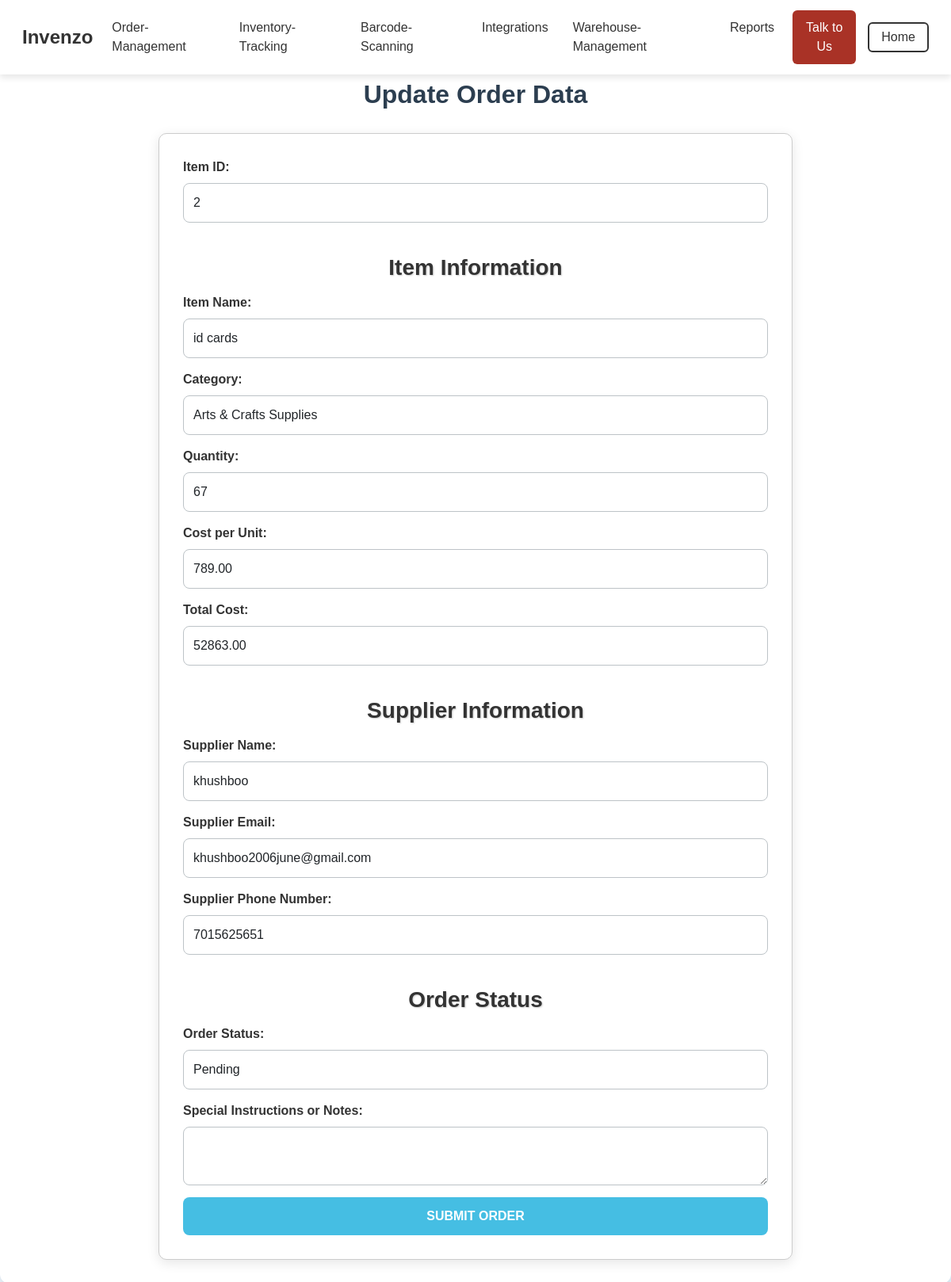
The page /update-item/2/ (signed in) on the database its author committed.
### main/models.py (models this page shows, shortened)
class Order(models.Model):
    user = models.ForeignKey(User, on_delete=models.CASCADE, null=True)
    item_id = models.IntegerField()
    item_name = models.CharField(max_length=255)
    item_category = models.CharField(max_length=255)
    quantity = models.PositiveIntegerField()
    cost_per_unit = models.DecimalField(max_digits=10, decimal_places=2)
    total_cost = models.DecimalField(max_digits=10, decimal_places=2)
    supplier_name = models.CharField(max_length=255)
    supplier_email = models.EmailField()
    supplier_phone = models.CharField(max_length=20)
    order_status = models.CharField(max_length=50, choices=[
        ('pending', 'Pending'),
        ('processing', 'Processing'),
        ('shipped', 'Shipped'),
        ('delivered', 'Delivered'),
    ])
    notes = models.TextField(blank=True)

### main/views.py (the view)
# urls.py: path('update-item/<item_id>/',update_item, name='update_item'),
def update_item(request, item_id):
    user = get_logged_in_user(request)
    if not user:
        return redirect('login')
    item = get_object_or_404(Order, id=item_id, user=user)
    if request.method == 'POST':
        form = OrderForm(request.POST, instance=item)
        if form.is_valid():
            form.save()
            return redirect('inventory_tracking')
    else:
        form = OrderForm(instance=item)
    return render(request, 'update_order.html', {'form': form, 'item': item, 'categories': CATEGORIES})

### main/forms.py
class OrderForm(forms.ModelForm):
    class Meta:
        model = Order
        fields =['item_id','item_name','item_category','quantity','cost_per_unit','total_cost','supplier_name','supplier_email','supplier_phone','order_status','notes']

### main/views.py (called while the page is built)
def get_logged_in_user(request):
    user_id = request.session.get('user_id')
    if not user_id:
        return None
    try:
        return User.objects.get(id=user_id)
    except User.DoesNotExist:
        return None

### main/templates/update_order.html (shortened to what this page needs)
{% load static %}
<!DOCTYPE html>
<html lang="en">
<head>
    <link href="https://cdn.jsdelivr.net/npm/bootstrap@5.3.0/dist/css/bootstrap.min.css" rel="stylesheet">
    <link rel="stylesheet" href="{% static 'css/styles.css' %}">
    <link rel="stylesheet" href="{% static 'css/order_management.css' %}">
</head>
</head>
<body>
    <nav class="navbar navbar-expand-lg navbar-light bg-white">
        <div class="container-fluid">
            <a class="navbar-brand d-flex align-items-center" href="{% url 'home' %}">
                <strong class="brand-name">Invenzo</strong>
            </a>
            <div class="collapse navbar-collapse justify-content-end" id="navbarNav">
                <ul class="navbar-nav">
                    <li class="nav-item"><a class="nav-link" href="{% url 'order_management' %}">Order-Management</a>
                    </li>
                    <li class="nav-item"><a class="nav-link"
                            href="{% url 'inventory_tracking' %}">Inventory-Tracking</a></li>
                    <li class="nav-item"><a class="nav-link" href="{% url 'barcodes' %}">Barcode-Scanning</a></li>
                    <li class="nav-item"><a class="nav-link" href="{% url 'integrations2' %}">Integrations</a></li>
                    <li class="nav-item"><a class="nav-link"
                            href="{% url 'warehouse_management' %}">Warehouse-Management</a></li>
                    <li class="nav-item"><a class="nav-link" href="{% url 'reports' %}">Reports</a></li>
                    <li class="nav-item"><a class="nav-link btn btn-primary text-white" href="{% url 'team' %}">Talk to
                            Us</a></li>
                </ul>
            </div>
            <div class="collapse navbar-collapse justify-content-end">
                <a href="{% url 'home' %}" class="btn btn-outline-dark">Home</a>
            </div>
        </div>
    </nav>
    <div class="container">
        <h2> Update Order Data</h2>
        <form action="{% url 'update_item' item.id %}" method="POST">
            <div class="col-12">
                <label for="item-id" class="form-label">Item ID:</label>
                <input type="number" id="item-id" name="item_id" class="form-control" value="{{item.id}}" required>
            </div>
            <h3>Item Information</h3>
            <div class="col-12">
                <label for="item-name" class="form-label">Item Name:</label>
                <input type="text" id="item-name" name="item_name" class="form-control" value="{{item.item_name}}"
                    required>
            </div>
            <div class="col-12">
                <label for="item-category" class="form-label">Category:</label>
                <select id="item-category" name="item_category" class="form-control" required>
                    {% for category in categories %}
                    <option value="{{ category }}" {% if item.item_category == category %}selected{% endif %}>
                        {{ category }}
                    </option>
                    {% endfor %}
                </select>
            </div>
            <div class="col-12">
                <label for="quantity" class="form-label">Quantity:</label>
                <input type="number" id="quantity" name="quantity" class="form-control" value="{{item.quantity}}"
                    oninput="calculateTotalCost()" required>
            </div>
            <div class="col-12">
                <label for="cost-per-unit" class="form-label">Cost per Unit:</label>
                <input type="number" id="cost-per-unit" name="cost_per_unit" class="form-control" step="0.01"
                    value="{{item.cost_per_unit}}" oninput="calculateTotalCost()" required>
            </div>
            <div class="col-12">
                <label for="total-cost" class="form-label">Total Cost:</label>
                <input type="number" id="total-cost" name="total_cost" class="form-control" step="0.01"
                    value="{{item.total_cost}}" required>
            </div>
            <h3>Supplier Information</h3>
            <div class="col-12">
                <label for="supplier-name" class="form-label">Supplier Name:</label>
                <input type="text" id="supplier-name" name="supplier_name" class="form-control"
                    value="{{item.supplier_name}}" required>
            </div>
            <div class="col-12">
                <label for="supplier-email" class="form-label">Supplier Email:</label>
                <input type="email" id="supplier-email" name="supplier_email" class="form-control"
                    value="{{item.supplier_email}}" required>
            </div>
            <div class="col-12">
                <label for="supplier-phone" class="form-label">Supplier Phone Number:</label>
                <input type="text" id="supplier-phone" name="supplier_phone" class="form-control"
                    value="{{item.supplier_phone}}" required>
            </div>
            <h3>Order Status</h3>
            <div class="col-12">
                <label for="order-status" class="form-label">Order Status:</label>
                <select id="order-status" name="order_status" class="form-control" value="{{item.order_status}}"
                    required>
                    <option value="pending">Pending</option>
                </select>
            </div>
            <div class="col-12">
                <label for="notes" class="form-label">Special Instructions or Notes:</label>
                <textarea id="notes" name="notes" class="form-control" value="{{item.notes}}"></textarea>
            </div>
            <div class="col-12">
                <button type="submit" class="button btn-primary">Submit Order</button>
            </div>
        </form>
    </div>
    <link href="https://cdn.jsdelivr.net/npm/select2@4.0.13/dist/css/select2.min.css" rel="stylesheet" />
</body>
</html>

### accounts/static/css/styles.css (style rules this page uses)
.navbar { padding: 0.8rem 1rem; font-family: 'Poppins', sans-serif; position: fixed; top: 0; left: 0; right: 0; z-index: 9999; background-color: #ffffff; box-shadow: 0 4px 8px rgba(0, 0, 0, 0.1); }
body { padding-top: 80px; }
.navbar-brand .brand-name { font-size: 24px; font-weight: 600; color: #333; }
.navbar-nav { font-size: 16px; }
.nav-item .nav-link { color: #333; margin-right: 15px; padding: 10px 0; transition: color 0.3s ease; }
.navbar-nav .nav-item:last-child { margin-right: 0; }
.form-control { width: 200px; transition: width 0.3s ease; }
.btn-outline-dark { border: 2px solid #333; color: #333; padding: 5px 15px; transition: background-color 0.3s ease, color 0.3s ease; }
.brand-name { font-size: 24px; font-weight: bold; font-family: 'Poppins', sans-serif; color: #2C3E50; }
.btn-primary { background-color: #A93226; border: none; }

### accounts/static/css/order_management.css (style rules this page uses)
* { margin: 0; padding: 0; box-sizing: border-box; }
body { font-family: Arial, sans-serif; background-color: #fff; color: #333; margin-top: 60px; padding: 0; }
.container { margin-left: 250px; padding: 20px; background: #fff; min-width: 100vw; min-height: 100vh; }
h3 { color: #333; font-weight: bold; text-shadow: 1px 1px 2px rgba(0, 0, 0, 0.2); margin-bottom: 30px; text-align: center; margin-top: 40px; }
form { background-color: #fff; padding: 30px; border-radius: 10px; box-shadow: 0 4px 15px rgba(0, 0, 0, 0.1); margin-top: 30px; max-width: 800px; margin-left: auto; margin-right: auto; border: 1px solid #ccc; }
.form-label { font-weight: 600; color: #333; margin-bottom: 8px; display: flex; justify-content: flex-start; }
.form-control { border-radius: 5px; border: 1px solid #ccc; padding: 12px; width: 100%; margin-bottom: 15px; }
.button { background-color: #333; border: none; font-weight: bold; padding: 10px 25px; text-transform: uppercase; color: white; cursor: pointer; }

### main/templates/update_order.html (style rules this page uses)
body { font-family: 'Poppins', sans-serif; background: linear-gradient(135deg, #f7f9fc, #e3f2fd); color: #2c3e50; margin: 0; padding: 0; }
.container { max-width: 800px; width: 100%; margin: 30px auto; background: white; padding: 30px; border-radius: 12px; box-shadow: 0 4px 10px rgba(0, 0, 0, 0.1); }
h2, h3 { margin-top: 40px; text-align: center; margin-bottom: 15px; font-weight: bold; }
.form-control { border-radius: 8px; border: 1px solid #bdc3c7; padding: 12px; }
.button { background-color: #45bee3; border: none; font-weight: bold; padding: 12px 25px; text-transform: uppercase; color: white; border-radius: 8px; transition: 0.3s ease-in-out; width: 100%; }

### rows shown on the page
Order: item_id "2", item_name "id cards", item_category "Arts & Crafts Supplies", quantity "67", cost_per_unit "789.00", total_cost "52863.00", supplier_name "khushboo", supplier_email "khushboo2006june@gmail.com", supplier_phone "7015625651", order_status "Pending"
